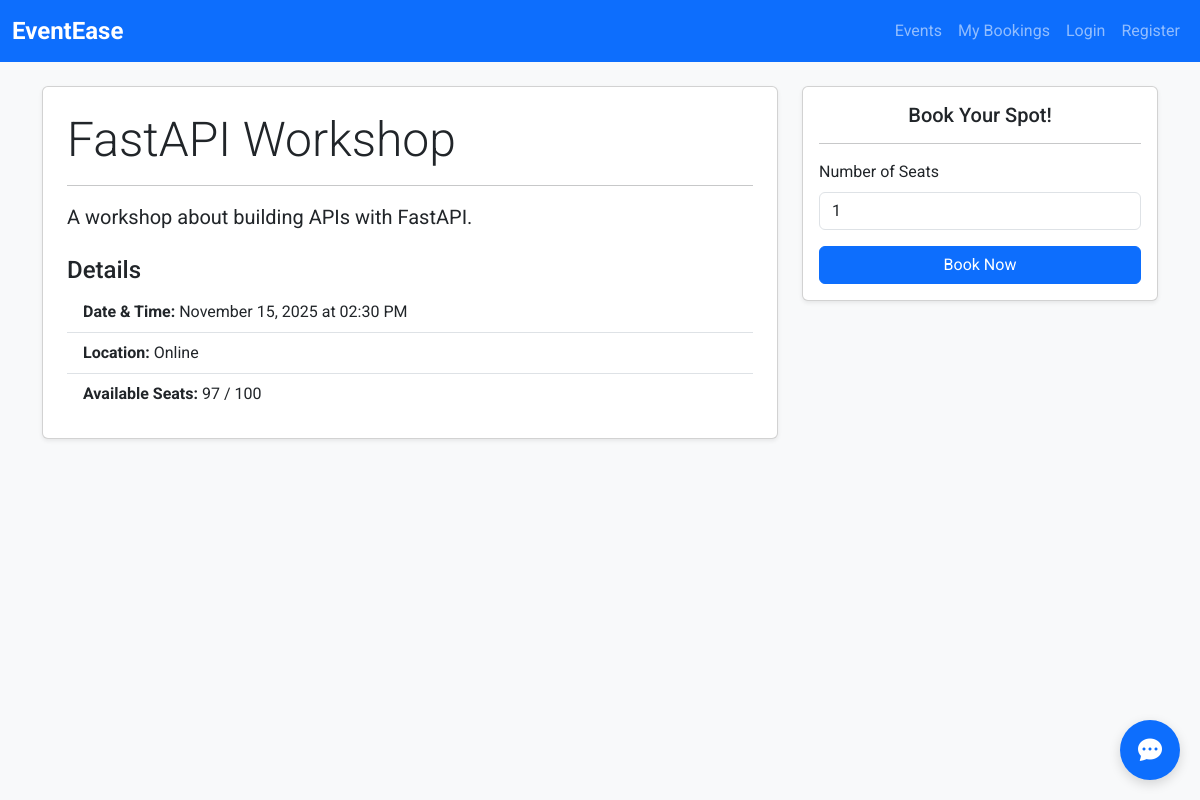
The page /events/1 on the database its author committed.
### models.py (models this page shows)
class Event(Base):
    __tablename__ = "events"
    id = Column(Integer, primary_key=True, index=True)
    title = Column(String, index=True, nullable=False)
    description = Column(String)
    location = Column(String, nullable=False)
    date_time = Column(DateTime, nullable=False)
    total_seats = Column(Integer, nullable=False)
    available_seats = Column(Integer, nullable=False)
    creator_id = Column(Integer, ForeignKey("users.id"))
    creator = relationship("User", back_populates="events")
    bookings = relationship("Booking", back_populates="event")

### app.py (the view)
@app.get("/events/{event_id}", include_in_schema=False)
def get_event_detail_page(request: Request, event_id: int, db: Session = Depends(get_db)):
    event = event_crud.get_event(db, event_id=event_id)
    if not event:
         raise HTTPException(status_code=status.HTTP_404_NOT_FOUND, detail="Event not found")
    return templates.TemplateResponse("event_detail.html", {"request": request, "event": event})

### templates/event_detail.html (shortened to what this page needs)
{% extends "base.html" %}
{% block content %}
<div class="row">
    <div class="col-lg-8 mb-4">
        <div class="card shadow-sm h-100">
            <div class="card-body p-4">
                <h1 class="display-5">{{ event.title }}</h1>
                <hr>
                <p class="fs-5">{{ event.description }}</p>
                <h4 class="mt-4">Details</h4>
                <ul class="list-group list-group-flush">
                    <li class="list-group-item">
                        <strong>Date & Time:</strong> {{ event.date_time.strftime('%B %d, %Y at %I:%M %p') }}
                    </li>
                    <li class="list-group-item">
                        <strong>Location:</strong> {{ event.location }}
                    </li>
                    <li class="list-group-item">
                        <strong>Available Seats:</strong> {{ event.available_seats }} / {{ event.total_seats }}
                    </li>
                </ul>
            </div>
        </div>
    </div>
    <div class="col-lg-4 mb-4">
        <div class="card shadow-sm">
            <div class="card-body">
                <h5 class="card-title text-center">Book Your Spot!</h5>
                <hr>
                <form id="booking-form">
                    <div class="mb-3">
                        <label for="number_of_seats" class="form-label">Number of Seats</label>
                        <input type="number" class="form-control" id="number_of_seats" value="1" min="1" max="{{ event.available_seats }}" required>
                    </div>
                    <button type="submit" class="btn btn-primary w-100">Book Now</button>
                </form>
            </div>
        </div>
    </div>
</div>
{% endblock %}

### static/css/style.css (style rules this page uses)
body { font-family: 'Roboto', sans-serif; background-color: #f8f9fa; }

### rows shown on the page
Event: title "FastAPI Workshop", description "A workshop about building APIs with FastAPI.", date_time "November 15, 2025 at 02:30 PM", location "Online", available_seats "97", total_seats "100"
